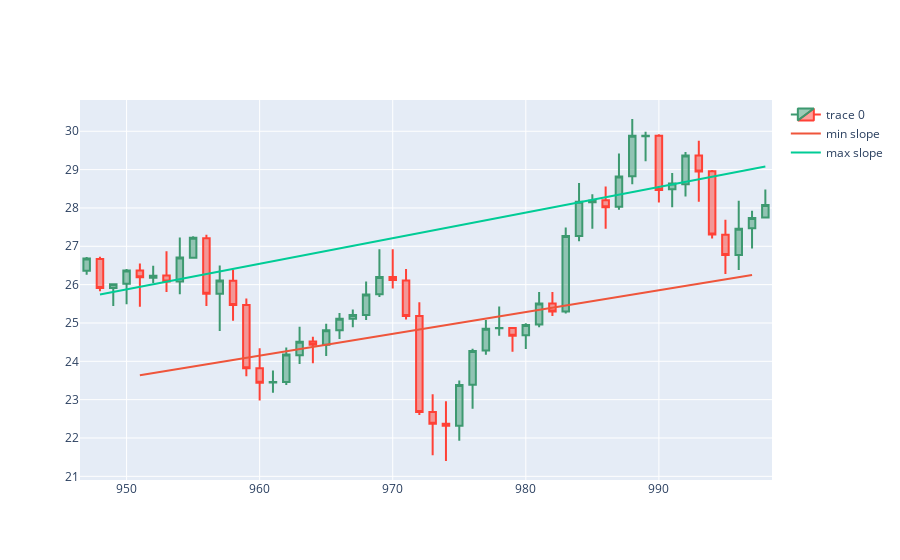

Notebook code for this chart:
### Code cell
import numpy as np
from matplotlib import pyplot
backcandles= 50
wind = 5

candleid = 997

maxim = np.array([])
minim = np.array([])
xxmin = np.array([])
xxmax = np.array([])
for i in range(candleid-backcandles, candleid+1, wind):
    minim = np.append(minim, df.Low.iloc[i:i+wind].min())
    xxmin = np.append(xxmin, df.Low.iloc[i:i+wind].idxmin())
for i in range(candleid-backcandles, candleid+1, wind):
    maxim = np.append(maxim, df.High.loc[i:i+wind].max())
    xxmax = np.append(xxmax, df.High.iloc[i:i+wind].idxmax())
slmin, intercmin = np.polyfit(xxmin, minim,1)
slmax, intercmax = np.polyfit(xxmax, maxim,1)

dfpl = df[candleid-backcandles:candleid+backcandles]
fig = go.Figure(data=[go.Candlestick(x=dfpl.index,
                open=dfpl['Open'],
                high=dfpl['High'],
                low=dfpl['Low'],
                close=dfpl['Close'])])
fig.add_trace(go.Scatter(x=xxmin, y=slmin*xxmin + intercmin, mode='lines', name='min slope'))
fig.add_trace(go.Scatter(x=xxmax, y=slmax*xxmax + intercmax, mode='lines', name='max slope'))
fig.layout.xaxis.rangeslider.visible = False
fig.show()

### Figure 1 — Plotly figure (JSON) as saved in the notebook; plotly's stock layout.template omitted (floating-point values rounded to 4 significant figures)
{"data": [{"close": [26.68, 25.91, 26.01, 26.37, 26.19, 26.23, 26.08, 26.71, 27.22, 25.76, 26.11, 25.47, 23.82, 23.44, 23.46, 24.18, 24.51, 24.43, 24.81, 25.11, 25.21, 25.74, 26.2, 26.12, 25.18, 22.68, 22.37, 22.32, 23.38, 24.27, 24.85, 24.87, 24.67, 24.95, 25.51, 25.3, 27.27, 28.16, 28.19, 28.02, 28.82, 29.88, 29.88, 28.47, 28.64, 29.37, 28.95, 27.31, 26.77, 27.46, 27.74, 28.08], "high": [26.72, 26.73, 26.03, 26.41, 26.55, 26.49, 26.87, 27.23, 27.26, 27.3, 26.5, 26.39, 25.64, 24.34, 23.76, 24.36, 24.9, 24.64, 24.98, 25.26, 25.35, 26.08, 26.92, 26.92, 26.41, 25.54, 23.14, 22.96, 23.5, 24.33, 25.08, 25.43, 24.89, 24.99, 25.81, 25.81, 27.49, 28.65, 28.36, 28.56, 29.42, 30.32, 29.99, 29.92, 28.91, 29.46, 29.75, 28.99, 27.69, 28.19, 27.93, 28.48], "low": [26.26, 25.83, 25.44, 25.49, 25.42, 26.04, 25.81, 25.75, 26.7, 25.44, 24.79, 25.06, 23.61, 22.98, 23.18, 23.38, 23.93, 23.95, 24.14, 24.58, 24.89, 25.08, 25.68, 25.9, 25.09, 22.6, 21.55, 21.4, 21.93, 22.76, 24.17, 24.67, 24.25, 24.32, 24.89, 25.18, 25.25, 27.13, 27.46, 27.46, 27.95, 28.62, 29.22, 28.14, 28.02, 28.3, 28.16, 27.2, 26.28, 26.38, 26.94, 27.75], "open": [26.36, 26.67, 25.91, 26.02, 26.37, 26.18, 26.24, 26.08, 26.7, 27.21, 25.76, 26.1, 25.47, 23.82, 23.45, 23.46, 24.16, 24.52, 24.43, 24.81, 25.11, 25.21, 25.75, 26.2, 26.11, 25.18, 22.68, 22.37, 22.32, 23.39, 24.28, 24.86, 24.87, 24.68, 24.96, 25.51, 25.3, 27.27, 28.15, 28.2, 28.03, 28.83, 29.87, 29.88, 28.49, 28.62, 29.37, 28.96, 27.3, 26.77, 27.47, 27.75], "type": "candlestick", "x": [947, 948, 949, 950, 951, 952, 953, 954, 955, 956, 957, 958, 959, 960, 961, 962, 963, 964, 965, 966, 967, 968, 969, 970, 971, 972, 973, 974, 975, 976, 977, 978, 979, 980, 981, 982, 983, 984, 985, 986, 987, 988, 989, 990, 991, 992, 993, 994, 995, 996, 997, 998]}, {"mode": "lines", "name": "min slope", "type": "scatter", "x": [951, 956, 960, 962, 967, 974, 977, 982, 987, 995, 997], "y": [23.64, 23.92, 24.15, 24.26, 24.55, 24.94, 25.11, 25.4, 25.68, 26.14, 26.25]}, {"mode": "lines", "name": "max slope", "type": "scatter", "x": [948, 956, 957, 966, 969, 972, 981, 984, 988, 993, 998], "y": [25.74, 26.28, 26.34, 26.94, 27.14, 27.34, 27.94, 28.14, 28.41, 28.75, 29.08]}], "layout": {"xaxis": {"rangeslider": {"visible": false}}}}
